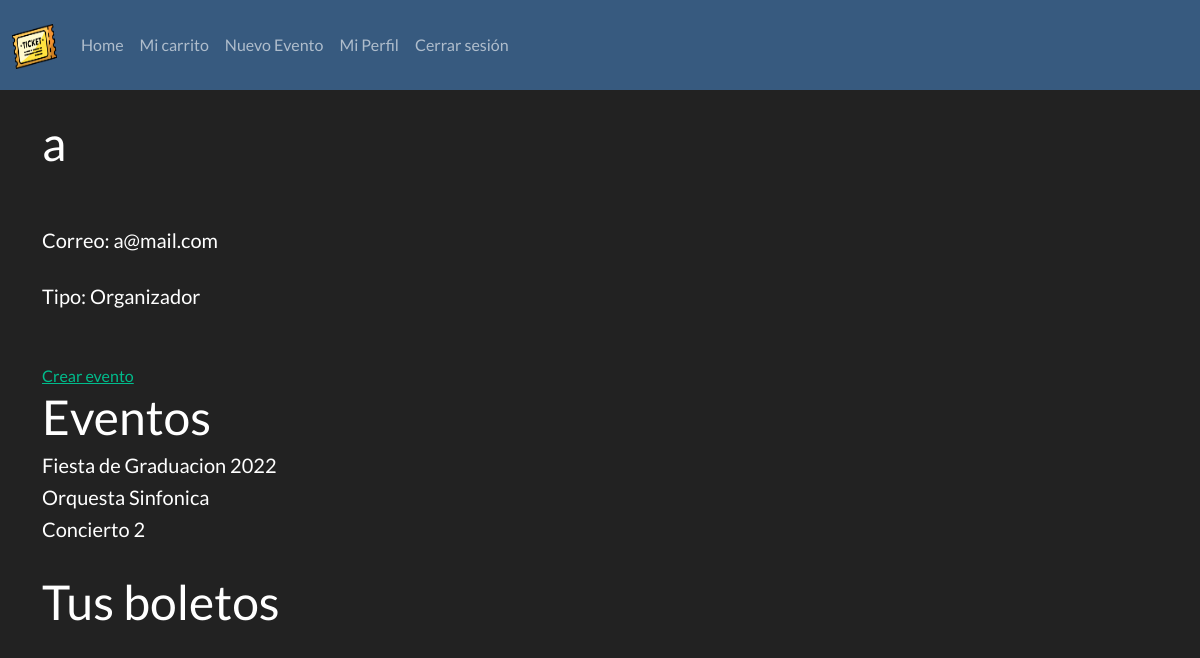
The page /user/a (signed in) on the database as committed earlier.
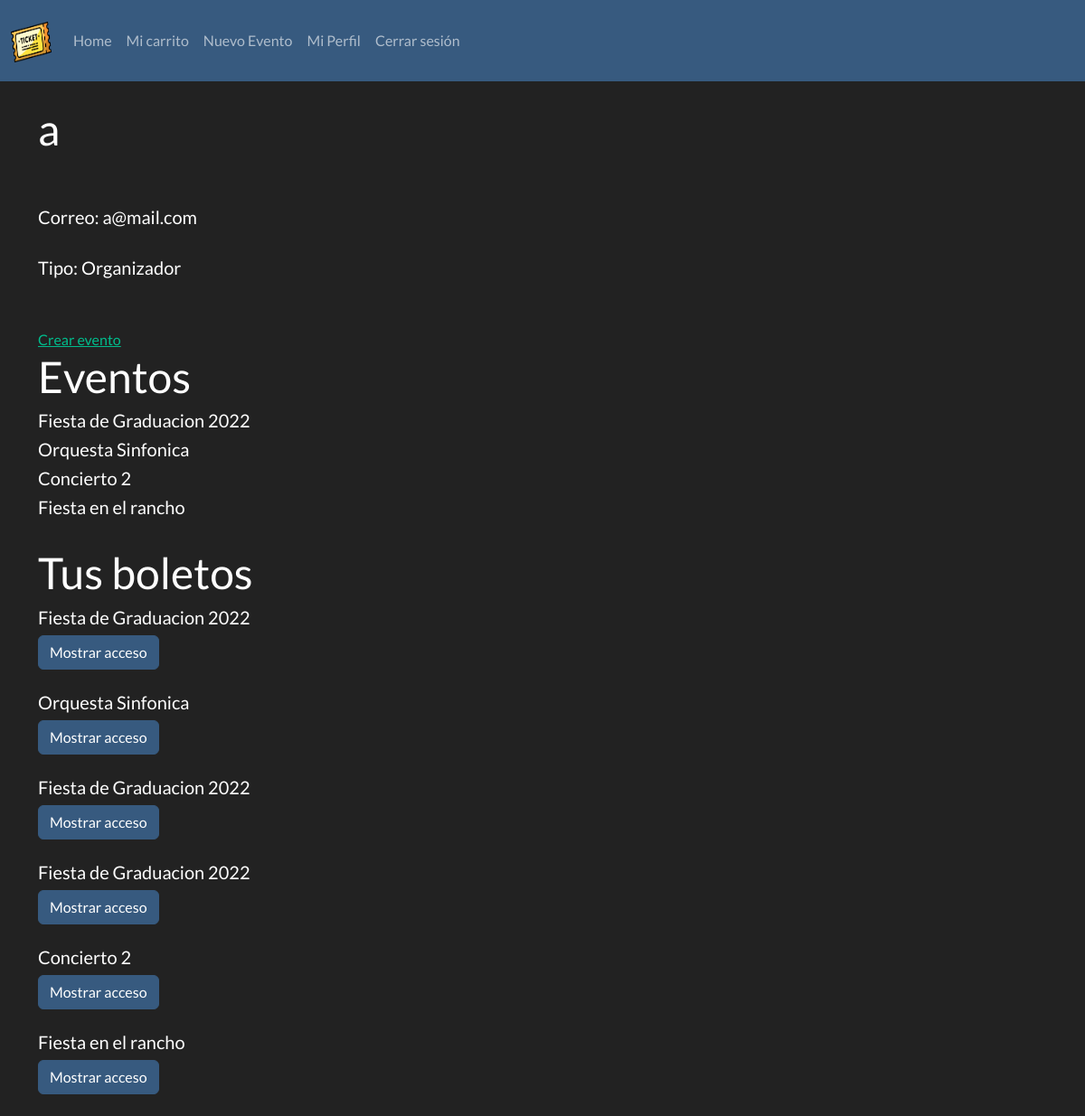
The same page on the database as committed later.
### app/models.py (models this page shows, shortened)
class User(db.Model, UserMixin):
	id = db.Column(db.Integer, primary_key=True)
	nombre = db.Column(db.String(320), nullable=False)
	username = db.Column(db.String(25), unique=True, nullable=False)
	email = db.Column(db.String(320), unique=True, nullable=False)
	password = db.Column(db.String(25), nullable=False)
	eventos = db.relationship('Evento', backref='creator', lazy=True)
	@hybrid_property
	def tipo(self):
		if Administrador.query.filter_by(id=self.id).first():
			return "Administrador"
		elif Comprador.query.filter_by(id=self.id).first():
			return "Comprador"
		elif Organizador.query.filter_by(id=self.id).first():
			return "Organizador"
	@hybrid_property
	def boletos(self):
		boletos = [boleto for boleto in BoletoPresencial.query.filter_by(user_id=self.id)]
		boletos = boletos + [boleto for boleto in BoletoVirtual.query.filter_by(user_id=self.id)]
		return boletos

class Evento(db.Model):
	id = db.Column(db.Integer, primary_key=True)
	nombre = db.Column(db.String(320), nullable=False)
	descripcion = db.Column(db.Text)
	fecha = db.Column(db.DateTime, nullable=False)
	user_id = db.Column(db.Integer, db.ForeignKey('user.id'), nullable=False)
	precio_general = db.Column(db.Float)
	precio_vip = db.Column(db.Float)

class Boleto(db.Model):
	id = db.Column(db.Integer, primary_key=True)
	user_id = db.Column(db.Integer, db.ForeignKey('user.id'))
	evento_id = db.Column(db.Integer, db.ForeignKey('evento.id'))
	fecha_compra = db.Column(db.DateTime, nullable=False, default=datetime.utcnow)
	comprado = db.Column(db.Integer) # Booleano
	@hybrid_property
	def evento(self):
		return Evento.query.filter_by(id=self.evento_id).first()

class BoletoPresencial(Boleto):
	id = db.Column(db.Integer, db.ForeignKey('boleto.id'), primary_key=True)
	qr_entrada = db.Column(db.String(20), nullable=False)

class BoletoVirtual(Boleto):
	id = db.Column(db.Integer, db.ForeignKey('boleto.id'), primary_key=True)
	link = db.Column(db.String(320), nullable=False)

### app/routes.py (the view)
@app.route('/user/<username>')
@login_required
def profile(username):
	user = User.query.filter_by(username=username).first_or_404()
	return render_template('profile.html', user=user)

### app/models.py (called while the page is built)
@login_manager.user_loader
def load_user(user_id):
	return User.query.get(int(user_id))

### app/templates/profile.html (shortened to what this page needs)
{% extends 'layout.html' %}
{% block body %}
<br>
	<h1>{{ user.username }}</h1>
	<br><br>
	<h5>Correo: {{ user.email }}</h5>
	<br>
	<h5>Tipo: {{ user.tipo }}</h5>
	<br>
<br>
{% if user.tipo == "Organizador" %}
	<a href="{{ url_for('nuevo_evento') }}" class="button">Crear evento</a>
	<h1>Eventos</h1>
	{% for evento in user.eventos %}
		<h5>{{ evento.nombre }}</h5>
	{% endfor %}
{% endif %}
<br>
	<h1>Tus boletos</h1>
	{% for boleto in user.boletos %}
		{% if boleto.comprado == 1 %}
			<h5>{{ boleto.evento.nombre }}</h5>
			<form action="{{ url_for('mostrar_boleto', boleto_id=boleto.id) }}" method="get">
				<button class="btn btn-primary" name="comprar">Mostrar acceso</button>
			</form>
			<br>
		{% endif %}
	{% endfor %}
{% endblock %}

### app/templates/layout.html (shortened to what this page needs)
<!DOCTYPE html>
<html lang="en">
<head>
    <link rel="stylesheet" href="https://bootswatch.com/5/darkly/bootstrap.min.css">
    <link rel= "stylesheet" type= "text/css" href= "{{ url_for('static',filename='styles/main.css') }}">
</head>
<body>
    <nav class="navbar navbar-expand-lg navbar-dark bg-primary">
        <div class="container-fluid">
          <a class="navbar-brand" href="{{ url_for('home') }}">
            <img src="{{ url_for('static', filename = 'assets/logo.png') }}" alt="" width="45" height="45" class="d-inline-block align-text-top">
          </a>
          <div class="collapse navbar-collapse" id="navbarSupportedContent">
            <ul class="navbar-nav me-auto mb-2 mb-lg-0">
              <li class="nav-item">
                <a class="nav-link" href="{{ url_for('home') }}">Home</a>
              </li>
              <li class="nav-item">
                <a class="nav-link" href="{{ url_for('carrito') }}">Mi carrito</a>
              </li>
              {% if current_user.tipo == "Organizador" %}
                <li class="nav-item">
                  <a class="nav-link" href="{{ url_for('nuevo_evento') }}">Nuevo Evento</a>
                </li>
              {% endif %}
              {% if current_user.is_authenticated %}
                <li class="nav-item">
                  <a class="nav-link" href="{{ url_for('profile', username=current_user.username) }}">Mi Perfil</a>
                </li>
                <li class="nav-item">
                  <a class="nav-link" href="{{ url_for('logout') }}">Cerrar sesión</a>
                </li>
              {% endif %}
              </ul>
          </div>
        </div>
      </nav>
    <div class="container">
    {% block body %}
    {% endblock %}
    </div>
</body>
</html>

Rows that differ between the two databases and show on the page:
added Evento: nombre "Fiesta en el rancho"
added BoletoPresencial: evento.nombre "Fiesta de Graduacion 2022"
added BoletoPresencial: evento.nombre "Orquesta Sinfonica"
added BoletoPresencial: evento.nombre "Fiesta de Graduacion 2022"
added BoletoPresencial: evento.nombre "Fiesta de Graduacion 2022"
added BoletoPresencial: evento.nombre "Concierto 2"
added BoletoVirtual: evento.nombre "Fiesta en el rancho"
